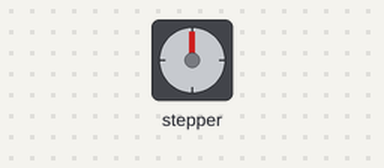
Bench run of a program on a simulated ESP32. Shown: stepper motor. Wiring (inferred from the names in the program): stepper motor driver (200 steps per turn assumed): step GPIO 14; direction GPIO 12.

Above: at 0.05 s.
At 2.05 s:
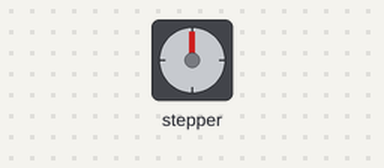
At 3.05 s:
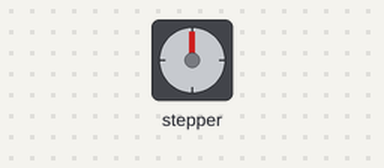
At 4.05 s:
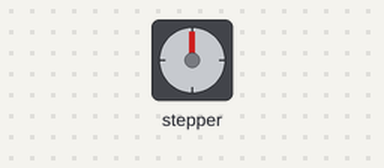
Timing chart, 0 to 5.3 s (numbered marks = the images above):
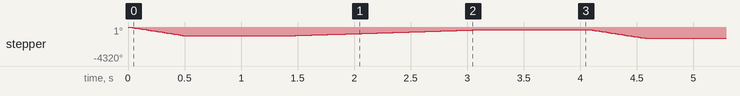

Measured:
- by itself, stepper: turns 1080° counter-clockwise in 0.46 s, then 720° clockwise in 1.6 s, repeating every 4.1 s

The program:

main.cpp
```cpp
#include <Arduino.h>

// A4988连接Arduino引脚号
const int dirPin = 12;  // 正反转方向引脚
const int stepPin = 14; // 步进脉冲引脚
// 电机每圈步数
const int STEPS_PER_REV = 200;

void setup()
{
  // Arduino控制A4988步进和方向的引脚为输出模式
  pinMode(stepPin, OUTPUT);
  pinMode(dirPin, OUTPUT);
}

void loop()
{
  // 设置电机顺时针旋转
  digitalWrite(dirPin, LOW);

  // 电机快速旋转
  for (int x = 0; x < STEPS_PER_REV * 3; x++)
  {
    digitalWrite(stepPin, HIGH);
    delayMicroseconds(400);
    digitalWrite(stepPin, LOW);
    delayMicroseconds(400);
  }

  // 等待一秒
  delay(1000);

  // 设置电机逆时针旋转
  digitalWrite(dirPin, HIGH);

  // 电机慢速旋转
  for (int x = 0; x < (STEPS_PER_REV * 2); x++)
  {
    digitalWrite(stepPin, HIGH);
    delayMicroseconds(2000);
    digitalWrite(stepPin, LOW);
    delayMicroseconds(2000);
  }

  // 等待一秒
  delay(1000);
}
```
